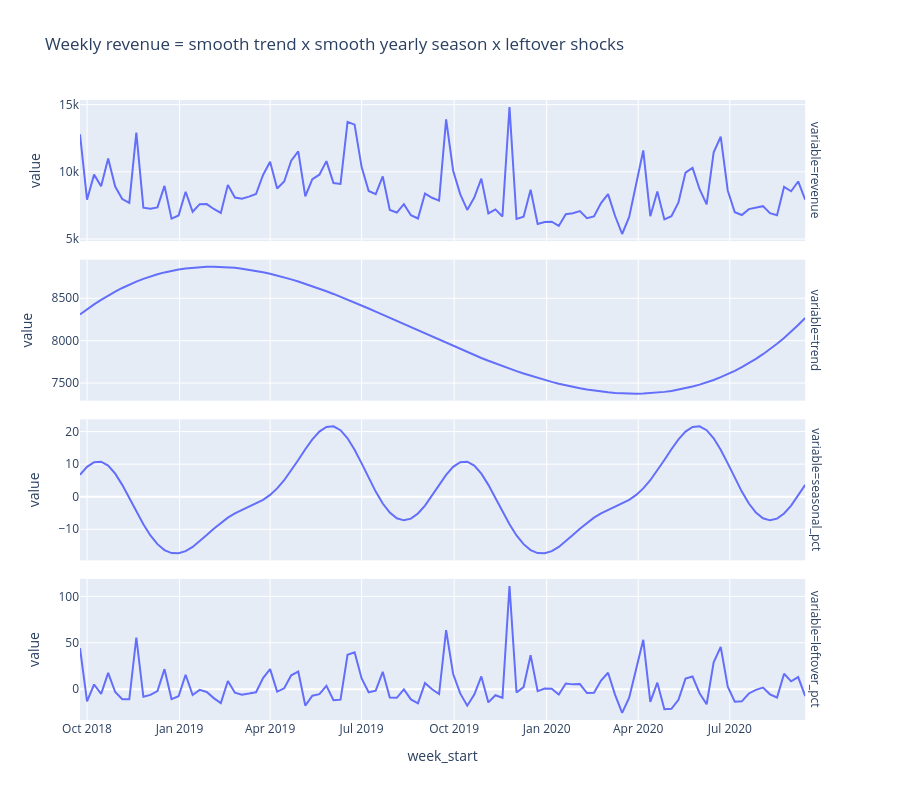

The code cell stored with this chart in its notebook:
### Code cell
import numpy as np
import statsmodels.api as sm

weekly = q("""
    select week_start, sum(price_index) as revenue
    from main_marts.fct_sales
    where week_start between date '2018-09-24' and date '2020-09-14'   -- full weeks only
    group by 1 order by 1
""")
y = np.log(weekly["revenue"].to_numpy())               # log: effects become % changes
n = len(y)
tt = np.arange(n) / n                                   # time scaled 0..1
K = 3                                                   # 3 yearly waves = smooth season
fourier = np.column_stack([f(2 * np.pi * k * np.arange(n) / 52) for k in range(1, K + 1) for f in (np.sin, np.cos)])
trend_X = np.column_stack([tt, tt**2, tt**3])           # smooth curved trend
X = sm.add_constant(np.column_stack([trend_X, fourier]))
fit = sm.RLM(y, X, M=sm.robust.norms.HuberT()).fit()    # robust: shocks can't pull the fit
b = fit.params
trend = np.exp(b[0] + trend_X @ b[1:4])
seasonal_pct = (np.exp(fourier @ b[4:]) - 1) * 100
leftover_pct = (np.exp(y - X @ b) - 1) * 100
parts = weekly.with_columns(
    pl.Series("trend", trend),
    pl.Series("seasonal_pct", seasonal_pct),
    pl.Series("leftover_pct", leftover_pct),
)
fig = px.line(parts.unpivot(index="week_start", on=["revenue", "trend", "seasonal_pct", "leftover_pct"]),
              x="week_start", y="value", facet_row="variable", height=800,
              title="Weekly revenue = smooth trend x smooth yearly season x leftover shocks")
fig.update_yaxes(matches=None)
fig.show()
